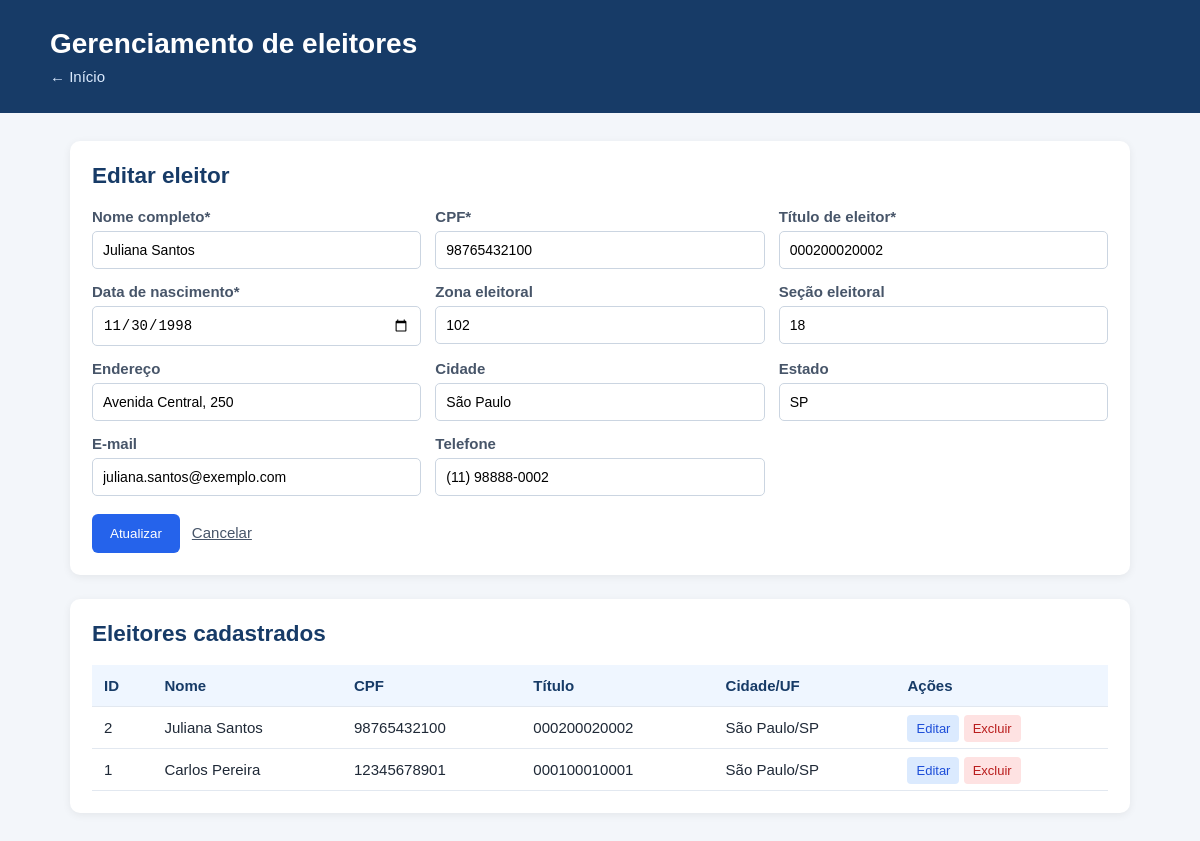
Page /eleitores.php?editar=2 on the committed database.
### tables this page shows
CREATE TABLE eleitor1 (
    id_eleitor INT UNSIGNED AUTO_INCREMENT PRIMARY KEY,
    nome_completo VARCHAR(120) NOT NULL,
    cpf CHAR(11) NOT NULL,
    titulo_eleitor VARCHAR(20) NOT NULL,
    data_nascimento DATE NOT NULL,
    zona_eleitoral INT UNSIGNED NULL,
    secao_eleitoral INT UNSIGNED NULL,
    endereco VARCHAR(180) NULL,
    cidade VARCHAR(80) NULL,
    estado CHAR(2) NULL,
    email VARCHAR(120) NULL,
    telefone VARCHAR(20) NULL,
    criado_em TIMESTAMP NOT NULL DEFAULT CURRENT_TIMESTAMP,
    atualizado_em TIMESTAMP NOT NULL DEFAULT CURRENT_TIMESTAMP ON UPDATE CURRENT_TIMESTAMP,
    CONSTRAINT uq_eleitor_cpf UNIQUE (cpf),
    CONSTRAINT uq_eleitor_titulo UNIQUE (titulo_eleitor),
    CONSTRAINT uq_eleitor_email UNIQUE (email)
);

### eleitores.php (the view, shortened to what this page needs)
<?php
require 'config.php';
$editando = false;
$registro = ['id_eleitor' => '', 'nome_completo' => '', 'cpf' => '', 'titulo_eleitor' => '', 'data_nascimento' => '', 'zona_eleitoral' => '', 'secao_eleitoral' => '', 'endereco' => '', 'cidade' => '', 'estado' => '', 'email' => '', 'telefone' => ''];
if (isset($_GET['editar'])) {
    $busca = $pdo->prepare('SELECT * FROM eleitor1 WHERE id_eleitor=?');
    $busca->execute([(int)$_GET['editar']]);
    $registro = $busca->fetch() ?: $registro;
    $editando = true;
}
$lista = $pdo->query('SELECT * FROM eleitor1 ORDER BY id_eleitor DESC')->fetchAll();
?>
<!DOCTYPE html>
<html lang="pt-BR">
<head>
    <link rel="stylesheet" href="style.css">
</head>
<body>
    <header>
        <h1>Gerenciamento de eleitores</h1>
        <p><a href="index.php">← Início</a></p>
    </header>
    <main class="container">
        <section class="form-box">
            <h2><?= $editando ? 'Editar eleitor' : 'Cadastrar eleitor' ?></h2>
            <form method="post"><input type="hidden" name="id_eleitor" value="<?= htmlspecialchars($registro['id_eleitor']) ?>">
                <div class="grid">
                    <label>Nome completo*<input required name="nome_completo" value="<?= htmlspecialchars($registro['nome_completo']) ?>"></label><label>CPF*<input required name="cpf" maxlength="14" value="<?= htmlspecialchars($registro['cpf']) ?>"></label><label>Título de eleitor*<input required name="titulo_eleitor" value="<?= htmlspecialchars($registro['titulo_eleitor']) ?>"></label><label>Data de nascimento*<input required type="date" name="data_nascimento" value="<?= htmlspecialchars($registro['data_nascimento']) ?>"></label><label>Zona eleitoral<input type="number" name="zona_eleitoral" value="<?= htmlspecialchars($registro['zona_eleitoral']) ?>"></label><label>Seção eleitoral<input type="number" name="secao_eleitoral" value="<?= htmlspecialchars($registro['secao_eleitoral']) ?>"></label><label>Endereço<input name="endereco" value="<?= htmlspecialchars($registro['endereco']) ?>"></label><label>Cidade<input name="cidade" value="<?= htmlspecialchars($registro['cidade']) ?>"></label><label>Estado<input maxlength="2" name="estado" value="<?= htmlspecialchars($registro['estado']) ?>"></label><label>E-mail<input type="email" name="email" value="<?= htmlspecialchars($registro['email']) ?>"></label><label>Telefone<input name="telefone" value="<?= htmlspecialchars($registro['telefone']) ?>"></label>
                </div><button type="submit"><?= $editando ? 'Atualizar' : 'Cadastrar' ?></button><?php if ($editando): ?><a class="cancelar" href="eleitores.php">Cancelar</a><?php endif; ?>
            </form>
        </section>
        <section>
            <h2>Eleitores cadastrados</h2>
            <div class="table-wrap">
                <table>
                    <tr>
                        <th>ID</th>
                        <th>Nome</th>
                        <th>CPF</th>
                        <th>Título</th>
                        <th>Cidade/UF</th>
                        <th>Ações</th>
                    </tr><?php foreach ($lista as $item): ?><tr>
                            <td><?= $item['id_eleitor'] ?></td>
                            <td><?= htmlspecialchars($item['nome_completo']) ?></td>
                            <td><?= htmlspecialchars($item['cpf']) ?></td>
                            <td><?= htmlspecialchars($item['titulo_eleitor']) ?></td>
                            <td><?= htmlspecialchars($item['cidade'] . '/' . $item['estado']) ?></td>
                            <td><a class="acao editar" href="?editar=<?= $item['id_eleitor'] ?>">Editar</a> <a class="acao excluir" href="?excluir=<?= $item['id_eleitor'] ?>" onclick="return confirm('Excluir este eleitor?')">Excluir</a></td>
                        </tr><?php endforeach; ?>
                </table>
            </div>
        </section>
    </main>
</body>
</html>

### style.css (style rules this page uses)
* { box-sizing: border-box; }
body { margin: 0; background: #f3f6fa; color: #1f2937; font: 15px Arial, sans-serif; }
header { background: #173b67; color: #fff; padding: 28px max(20px, calc((100% - 1100px) / 2)); }
header h1 { margin: 0 0 8px; font-size: 28px; }
header p { margin: 0; }
header a { color: #dbeafe; text-decoration: none; }
.container { max-width: 1100px; margin: 28px auto; padding: 0 20px; }
h2 { color: #173b67; margin-top: 0; }
.menu a, button { display: inline-block; background: #2563eb; color: #fff; border: 0; border-radius: 6px; padding: 12px 18px; text-decoration: none; cursor: pointer; }
.info, .form-box, section:not(.cards):not(.menu) { background: #fff; padding: 22px; border-radius: 10px; box-shadow: 0 2px 8px #0001; margin-bottom: 24px; }
.grid { display: grid; grid-template-columns: repeat(3, 1fr); gap: 14px; margin-bottom: 18px; }
label { font-weight: bold; color: #475569; }
input { display: block; width: 100%; margin-top: 6px; border: 1px solid #cbd5e1; border-radius: 5px; padding: 10px; font-size: 14px; }
table { border-collapse: collapse; width: 100%; min-width: 720px; }
th, td { border-bottom: 1px solid #e2e8f0; padding: 12px; text-align: left; }
th { background: #eff6ff; color: #173b67; }
.table-wrap { overflow-x: auto; }
.acao { padding: 6px 9px; border-radius: 4px; text-decoration: none; font-size: 13px; }
.editar { background: #dbeafe; color: #1d4ed8; }
.excluir { background: #fee2e2; color: #b91c1c; }
.cancelar { margin-left: 12px; color: #475569; }

### rows in the picture
eleitor1: nome_completo "Juliana Santos", cpf "98765432100", titulo_eleitor "000200020002", data_nascimento "11/30/1998", zona_eleitoral "102", secao_eleitoral "18", endereco "Avenida Central, 250", cidade "São Paulo", estado "SP", email "juliana.santos@exemplo.com", telefone "(11) 98888-0002", id_eleitor "2", cidade+estado "São Paulo/SP"
eleitor1: id_eleitor "1", nome_completo "Carlos Pereira", cpf "12345678901", titulo_eleitor "000100010001", cidade+estado "São Paulo/SP"
